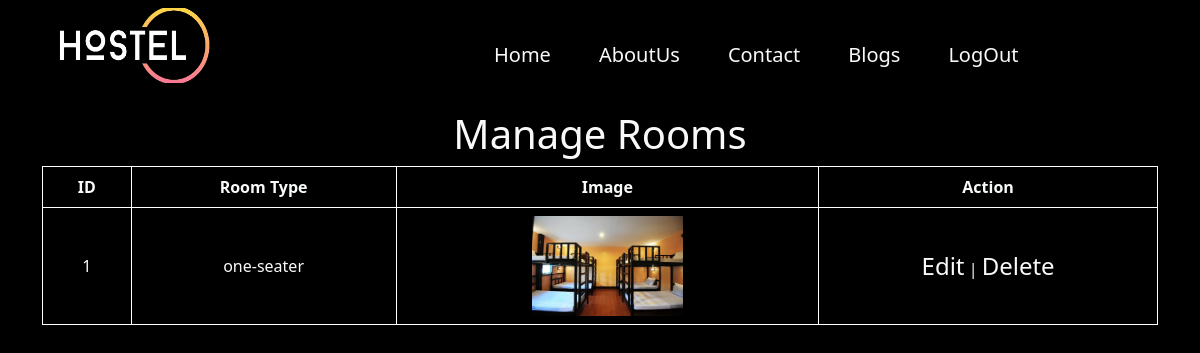
The app's page /admin/admin_panel.php with its own data.
### tables this page shows
CREATE TABLE `rooms` (
  `id` int(11) NOT NULL,
  `room_type` varchar(50) NOT NULL,
  `image_url` varchar(255) NOT NULL,
  `status` enum('available','booked','rejected') NOT NULL DEFAULT 'available'
);

### admin/admin_panel.php (the view, shortened to what this page needs)
<!DOCTYPE html>
<html>
<head>
    <link rel="stylesheet" href="css/style.css" type="text/css">
	<link href="https://cdn.jsdelivr.net/npm/bootstrap@5.2.0/dist/css/bootstrap.min.css" rel="stylesheet">
        <link rel="stylesheet" href=" https://cdnjs.cloudflare.com/ajax/libs/font-awesome/6.2.0/css/all.min.css">
		     <link rel="stylesheet" href="https://cdn.datatables.net/1.13.4/css/dataTables.bootstrap5.min.css">
         <link rel="stylesheet" href="css/owl.carousel.min.css">
</head>
<body>
    <section class="main-wrapper">
    <nav class="navbar navbar-expand-lg">
        <div class="container-fluid">
            <div class="container">
                <div class="row">
                    <div class="col-lg-4 col-md-6 col-sm-6 col-12">
                        <a class="navbar-brand text-center" href="../index.php"> <img src="images/logo.png"height="80%" width="50%"alt="logo" class="logo"></a>
                    </div>
                    <div class="col-lg-8 col-md-6 col-sm-6 col-12 my-4">
                        <div class="collapse navbar-collapse" id="navbarSupportedContent">
                            <ul class="navbar-nav mx-5">
                            <li class="nav-item">
                            <a class="nav-link mx-3 text-light fs-5" href="#">Home</a>
                            </li>
                            <li class="nav-item">
                          <a class="nav-link mx-3 text-light fs-5" href="#">AboutUs</a>
                            </li>
                            <li class="nav-item">
                          <a class="nav-link mx-3 text-light fs-5" href="#">Contact</a>
                            </li>
                            <li class="nav-item">
                          <a class="nav-link mx-3 text-light fs-5" href="">Blogs</a>
                            </li>
                            <li class="nav-item">
                          <a class="nav-link mx-3 text-light fs-5" href="logout.php">LogOut</a>
                            </li>
                       </ul>
                     </div>
                    </div>
                </div>
            </div>
      </div>
   </nav>
<div class="container-fluid">
    <div class="container">
        <div class="row">
            <div class="col-lg-12 mx-auto text-light text-center">
            <h1>Manage Rooms</h1>
    <?php
    $servername = "localhost";
    $username = "root";
    $password = "";
    $dbname = "hostel1";
    $conn = new mysqli($servername, $username, $password, $dbname);
    $sql = "SELECT * FROM rooms";
    $result = $conn->query($sql);
    if ($result->num_rows > 0) {
        echo "<table class='text-center' style='width: 100%; border-collapse: collapse; border: 1px solid white; padding:20px;'>
                <tr>
                    <th style='border: 1px solid white; padding: 8px;'>ID</th>
                    <th style='border: 1px solid white; padding: 8px;'>Room Type</th>
                    <th style='border: 1px solid white; padding: 8px;'>Image</th>
                    <th style='border: 1px solid white; padding: 8px;'>Action</th>
                </tr>";
        while ($row = $result->fetch_assoc()) {
            echo "<tr>";
            echo "<td style='border: 1px solid white; padding: 8px;'>" . $row["id"] . "</td>";
            echo "<td style='border: 1px solid white; padding: 8px;'>" . $row["room_type"] . "</td>";
            echo "<td style='border: 1px solid white; padding: 8px;'><img src='" . $row["image_url"] . "' alt='" . $row["room_type"] . " Room' style='height: 100px;'></td>";
            echo "<td>
                    <a href='edit_room.php?id=" . $row["id"] . "' class='text-light text-decoration-none fs-4'>Edit</a> |
                    <a href='delete_room.php?id=" . $row["id"] . "' class='text-light text-decoration-none fs-4'>Delete</a>
                </td>";
            echo "</tr>";
        }
        echo "</table>";
    } else {
        echo "No rooms found.";
    }
    ?>
            </div>
        </div>
    </div>
</div>
    </section>
</body>
</html>

### admin/css/style.css (style rules this page uses)
* { margin: 0px; padding: 0px; }
.main-wrapper { background: black; height: 150vh; }

### records on screen
rooms: id "1", room_type "one-seater", image_url (picture)
